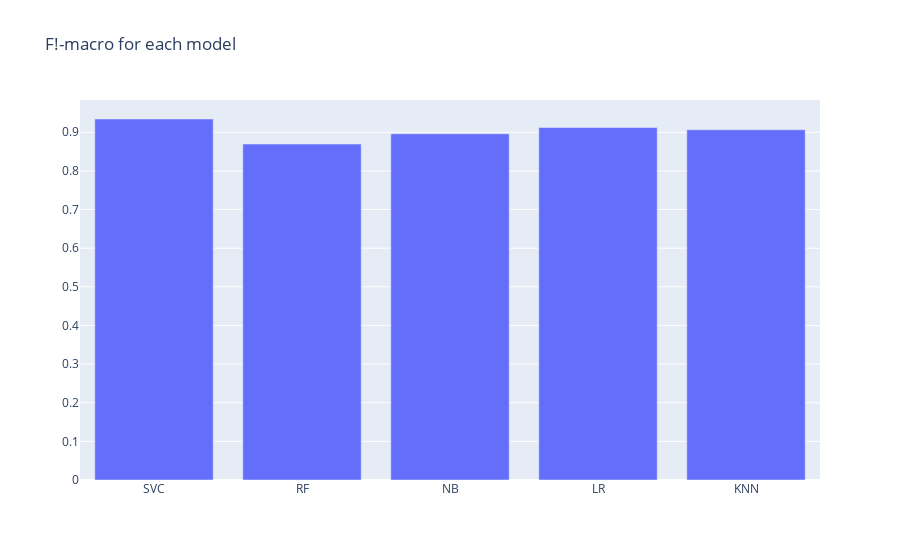

The notebook cell saved with this chart:
### Code cell
models = ['SVC', 'RF', 'NB', 'LR', 'KNN']

fig = go.Figure([go.Bar(x=models, y=[report_svc['macro avg']['f1-score'], report_rf['macro avg']['f1-score'], report_nb['macro avg']['f1-score'], report_lr['macro avg']['f1-score'], report_knn['macro avg']['f1-score']])])
fig.update_layout(title_text='F!-macro for each model')
fig.show()

### Figure 1 — Plotly figure (JSON) as saved in the notebook; plotly's stock layout.template omitted (floating-point values rounded to 4 significant figures)
{"data": [{"type": "bar", "x": ["SVC", "RF", "NB", "LR", "KNN"], "y": [0.9344, 0.8695, 0.896, 0.9124, 0.9064]}], "layout": {"title": {"text": "F!-macro for each model"}}}
